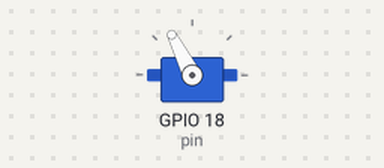
Bench run of a program on a simulated Raspberry Pi (BCM pin numbers). Parts: servo. Servo angles are drawn from the pulse width (0.5 ms = 0°, 2.5 ms = 180°); what the program prints to the terminal is not drawn.

Above: at 0.05 s.
Timing chart, 0 to 3.0 s (numbered marks = the images above):
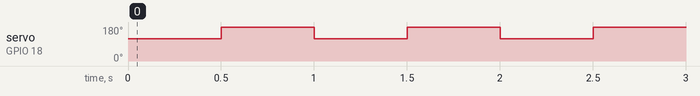

The program:

heartbeat.py
```python
import RPi.GPIO as GPIO
import time

pin = 18 # PWM pin num 18

GPIO.setmode(GPIO.BCM)
GPIO.setup(pin, GPIO.OUT)
p = GPIO.PWM(pin, 50)
p.start(0)
cnt = 0
sleep_t = 0.5
try:
    while True:
        p.ChangeDutyCycle(9)
        print "angle : 8"
        time.sleep(sleep_t)

        p.ChangeDutyCycle(12.5)
        print "angle : 12.5"
        time.sleep(sleep_t)

except KeyboardInterrupt:
    p.stop()
    GPIO.cleanup()
```

Measured:
- by itself, servo on GPIO 18 (pin): alternates 180° for 0.50 s and 117° for 0.50 s
